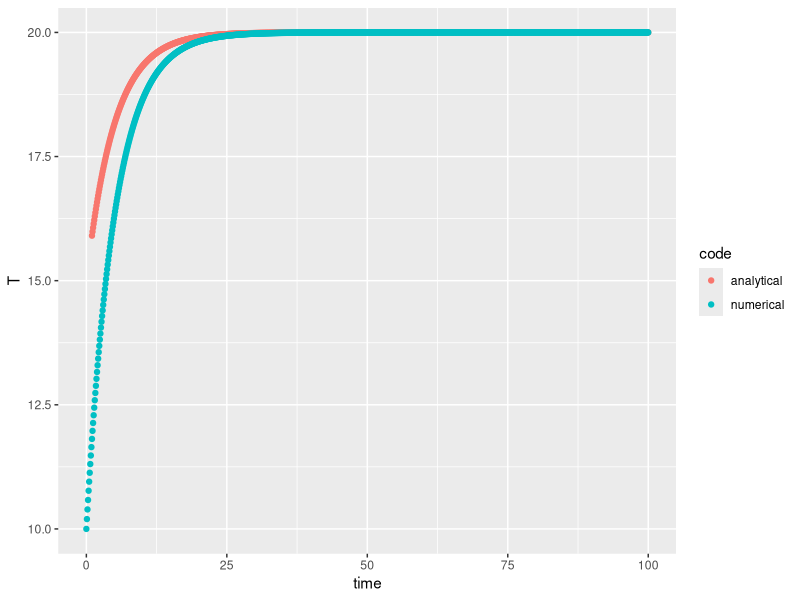
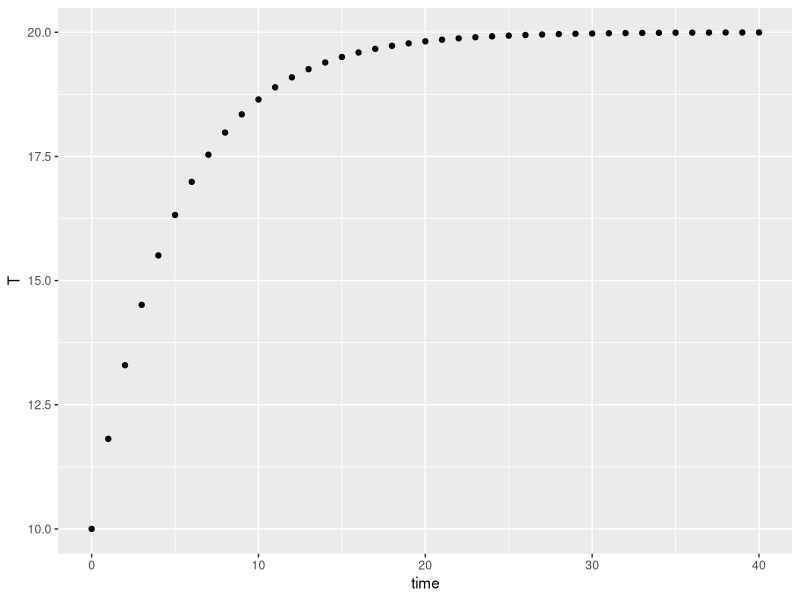
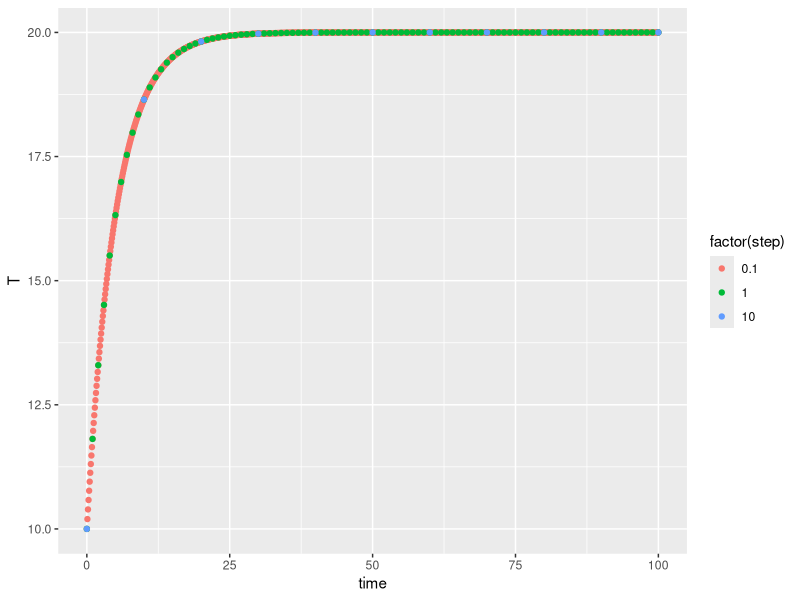
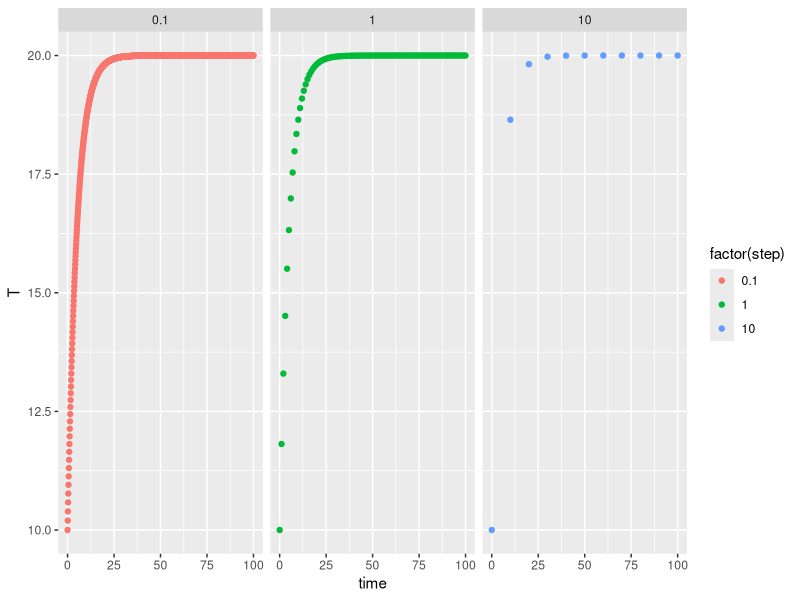
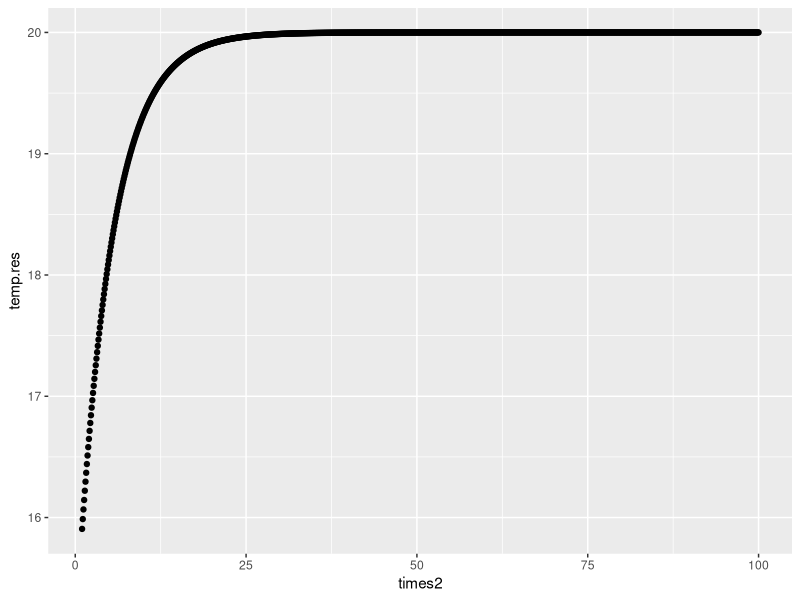

Write the R code that produced these figures, in order.
# Complexity Explorer - Introduction to Differential Equations - Unit 2 Homework
# URL: https://www.complexityexplorer.org/tutorials/31-introduction-to-differential-equations/segments/incomplete?summary
# Date: 29/03/17
# Updated: 05/04/17, 28/04/17, 16/06/17, 12/09/17
# Author: BGS

# Q3. (Advanced) Write a program that implements Euler's method for the main 
# example of this unit, dT/dt= 0.2 * (20 - T).
# Some things to try out or experiment with:
# (i) Have your program produce a plot of your Euler solution.
# (ii) Make plots of the Euler solutions for several different values of delta t.
# (iii) Compare the Euler solution with the exact solution
# T(t) = 20 - 5e^[-0.2t].
# (This analytic result is obtained via calculus, using T(0) = 15.)

################################################################################
  # LOAD LIBRARIES, DIRECTORIES AND GENERAL PARAMETERS (Colour, shape in plots)
################################################################################

  # load libraries
  library(deSolve)
  library(ggplot2)
  library(reshape2)

  # Set working directory 
  setwd(" ") # Insert working directory location
  
  # load data
  #load("CS.IDE.unit2.RData") # Uncomment this line if you want to load data 

################################################################################
  # PARAMETERS
################################################################################

  parameters <- c(x <- 0.2,
                  y <- 20)
  
################################################################################
  # STATE VARIABLES - ENSURE assignment operator is '=' NOT '<-' within 'state'
################################################################################
  
  state <- c(T = 10)
  
################################################################################
  # MODEL
################################################################################
  
  temp <- function (t, state, parameters){
    with(as.list(c(state, parameters)),{ #this line converts the 'state' and 
                                         #'parameter' vectors to lists
      #rate of change
      dT <- x * (y - T)
      # return the rates of change
      return(list(dT))
    })  #end with list
  }

  # Q3(i)
  # Define times over which simulation is run
  # TIME OF SIMULATION
  times1 <- seq(0,40, by = 1)
  
  # Q3(ii)
  # Now define the vector of timesteps to try:
  stepvec <- c(0.1,1.0,10)
  
  # and define a list to hold the results:
  res <- vector(length(stepvec),mode="list")
  
  # take each value of 'x' and create a sequence dependent on 'x'
  for(k in seq_along(stepvec)){
    res[[k]] <- ode(y=state, 
                    times=(seq(0,100,by=stepvec[k])),
                    func=temp,
                    parms=parameters)
  }
  
################################################################################
  # OUTPUT
################################################################################
  
  # Q3(i) - 'out' is the dataframe containing the results fro Q3(i)
  out <- ode(state, times1, temp, parameters)
  df.out <- as.data.frame(out)
  
  # Q3(ii) - 'dd' is the dataframe containing the results for Q3(ii)
  names(res) <- stepvec  ## to get stepvec values incorporated in results
  dd <- dplyr::bind_rows(lapply(res,as.data.frame),.id="step")
  dd$step <- as.numeric(dd$step)
  
################################################################################
  # ANALYTIC RESULT 
################################################################################
  
  # time vector
  times2 <- seq(1,100,0.1)
  
  # function
  temp.analy <- function(y){
    T = 20 - (5 * (exp(-0.2 * y)))
    print(T)
  }
  
  # using sapply to apply 'temp.analy' over time vector 'y'
  temp.res <- sapply(times2, temp.analy)
  
  # changes to ANALYTICAL dataset for combing with numerical
  temp.res2 <- cbind.data.frame(times2,temp.res)
  colnames(temp.res2) <- c("time","T")
  temp.res2["code"] <- "analytical"
  
  # changes to NUMERICAL dataset for combing with analytical
  dd.sub <- (dd[1:1001,])
  dd.sub <- dd.sub[,-1]
  dd.sub["code"] <- "numerical" 
  
  # combine ANALYTICAL dataset (by row) with NUMERICAL dataset
  comb.d <- rbind.data.frame(temp.res2,dd.sub)

################################################################################
  # PLOTTING
################################################################################
  
  #Q3(i)
  temp.p <- ggplot(df.out, aes(time,T)) + 
  geom_point()
  
  #Q3(ii)
  temp.p2 <- ggplot(dd, aes(time,T,colour=factor(step))) + 
    geom_point() +
    scale_color_discrete()
  
  #Q3(ii)
  temp.p3 <- ggplot(dd, aes(time,T,colour=factor(step))) + 
    geom_point() +
    scale_color_discrete() +
    facet_wrap(~step)
  
  # Analytic result plot
  temp.res2.p <- ggplot(temp.res2, aes(times2,temp.res)) +
    geom_point() 
  
  # Analytic versus Numerical result comparison plot
  comb.p <- ggplot(comb.d, aes(time,T,colour=code)) +
    geom_point() +
    scale_color_discrete()
   

################################################################################
  # SAVE IMAGE
################################################################################
  
  save.image("CS.IDE.unit2.RData")

################################################################################

################################################################################
